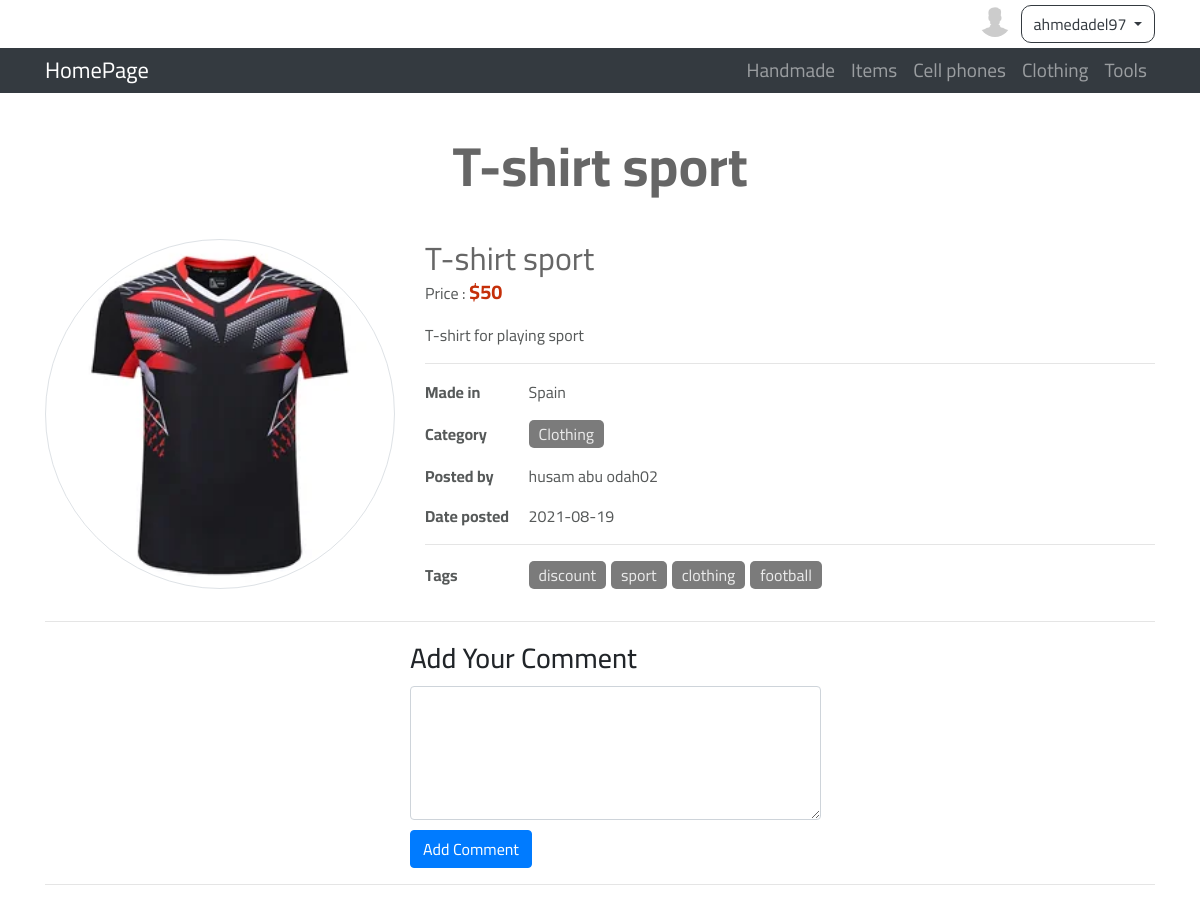
The page /items.php?itemid=25 (signed in) on the database its author committed.
### tables this page shows
CREATE TABLE `categories` (
  `ID` int(11) NOT NULL,
  `Name` varchar(255) NOT NULL,
  `Description` text NOT NULL,
  `parent` int(11) NOT NULL,
  `Ordering` int(11) DEFAULT NULL,
  `Visibility` tinyint(4) NOT NULL DEFAULT 0,
  `Allow_comment` tinyint(4) NOT NULL DEFAULT 0,
  `Allow_Ads` tinyint(4) NOT NULL DEFAULT 0
);

CREATE TABLE `items` (
  `Item_ID` int(11) NOT NULL,
  `Name` varchar(255) NOT NULL,
  `Description` text NOT NULL,
  `Price` varchar(255) NOT NULL,
  `Add_Date` date NOT NULL,
  `Country_Made` varchar(255) NOT NULL,
  `Image` varchar(255) NOT NULL,
  `Status` varchar(255) NOT NULL,
  `Approve` tinyint(4) NOT NULL DEFAULT 0,
  `Cat_ID` int(11) NOT NULL,
  `Member_ID` int(11) NOT NULL,
  `tags` varchar(255) NOT NULL
);

CREATE TABLE `users` (
  `UserID` int(11) NOT NULL COMMENT 'To Identify User',
  `Username` varchar(255) NOT NULL COMMENT 'Username To Login',
  `Password` varchar(255) NOT NULL COMMENT 'Password To Login',
  `Email` varchar(255) NOT NULL,
  `FullName` varchar(255) NOT NULL,
  `GroupID` int(11) NOT NULL DEFAULT 0 COMMENT 'Identify user Group',
  `RegStatus` int(11) NOT NULL DEFAULT 0 COMMENT 'User Approval',
  `Date` date NOT NULL DEFAULT current_timestamp(),
  `Avatar` varchar(255) NOT NULL
);

### init.php (called while the page is built, shortened)
<?php
include 'admin/connect.php';
$sessionUser = '';
if(isset($_SESSION['user'])) {
    $sessionUser = $_SESSION['user'];
}
$tpl    = 'includes/templates/';
$css    = 'layout/css/';
$lang 	= 'includes/languages/';
$func 	= 'includes/functions/';
include $func . 'functions.php';
include $lang . 'english.php';
include $tpl . 'header.php';

### includes/languages/english.php (called while the page is built)
<?php
    function lang($phrase) {
        static $lang = array (
            'DIRECTION'     => 'ltr',
            'Profile'      => 'My Profile',
            'New_Item'   => 'New Item' ,
            'My_Items'   => 'My Items' ,
            'LOGOUT'        => 'Logout',
            'HomePage'    => 'HomePage' ,
            'Handmade'    => 'Handmade' ,
            'Computers'         => 'Items' ,
            'Cell phones'       => 'Cell phones' ,
            'Clothing'      => 'Clothing' ,
            'Tools'    => 'Tools' ,
            'Samsung'          => 'Samsung',
            'Hammers' => 'Hammers',
            'iPhone mobiles'  => 'iPhone mobiles',
        );
        return $lang[$phrase];
    }

### includes/functions/functions.php (called while the page is built, shortened)
<?php
	function getAllFrom($field , $table ,$where = NULL , $and = NULL ,  $orderField , $ordering="DESC") {
		global $con;
		$getAll= $con->prepare("SELECT $field  FROM $table $where $and ORDER BY $orderField $ordering");
		$getAll->execute();
		$all = $getAll->fetchAll();
		return $all;
	}

### items.php (the view, shortened to what this page needs)
<?php
    include 'init.php';
    $itemid = isset($_GET['itemid']) && is_numeric($_GET['itemid']) ? intval($_GET['itemid']): 0;
    $stmt = $con->prepare("SELECT
                                items.* , categories.Name AS catogry_name , users.Username
                            FROM
                                items
                            INNER JOIN
                                categories
                            ON
                                items.Cat_ID = categories.ID
                            INNER JOIN
                                users
                            ON
                                items.Member_ID = users.UserID
                            WHERE
								Item_ID = ?
                            AND
                                Approve = 1");
    $stmt->execute(array($itemid));
    $count = $stmt->rowCount();
    if($count > 0) {
    $item = $stmt->fetch();
?>
    <h2 class="text-center"><?php echo $item['Name']?></h2>
    <div class="container">
        <div class="row">
            <div class="col-md-4">
                <?php echo '<img class="card-img-top img-fluid img-thumbnail rounded-circle d-block m-auto" src="layout/assets/' . $item["Image"] . '" alt="Card image">'; ?>
            </div>
            <div class="col-md-8 item-info">
                <h2 class="special-heading"><?php echo $item['Name']?></h2>
                <p class="price-color">Price  : <span>$<?php echo $item['Price']?></span></p>
                <p><?php echo $item['Description']?></p>
                <hr>
                <p><span>Made in </span> <?php echo ucfirst($item['Country_Made'])?></p>
                <p class="tags-items"><span>Category </span> <a href="categories.php?pageid=<?php echo $item['Cat_ID']?>"><?php echo $item['catogry_name']?></a></p>
                <p><span>Posted by </span> <?php echo $item['Username']?></p>
                <p><span>Date posted  </span> <?php echo $item['Add_Date']?></p>
                <hr>
                <p class="tags-items">
                    <span>Tags </span>
                    <?php
                        $alltags = explode("," , $item['tags']) ;
                        foreach($alltags as $tag) {
                            $tagWithoutSpace = str_replace(" ", "" , $tag);
                            $lowerTag = strtolower($tagWithoutSpace);
                            if(!empty($tag)) {
                                echo "<a href='tags.php?name={$lowerTag}'>" . $tag . '</a>';
                            }
                        }
                    ?>
                </p>
            </div>
        </div>
        <hr>
        <?php if(isset($_SESSION['user'])) {?>
            <div class="row">
                <div class="offset-md-4 add-comment">
                    <h3>Add Your Comment</h3>
                    <form action="<?php echo $_SERVER['PHP_SELF'] . '?itemid=' . $item['Item_ID']  ?>" method="POST">
                        <textarea class="form-control" name="comment" cols="50" rows="5" required aria-required="true" aria-label="comment"></textarea>
                        <input class="btn btn-primary" type="submit" value="Add Comment" role="button">
                    </form>
                </div>
            </div>
            <?php } else {
                echo 'Please <a href="login.php" role="button">Login</a> or <a href="login.php">Register</a> to add a comment';
            } ?>
        <hr>
    </div>
<?php
    } else {
        echo '<div class="container">';
            echo '<div class="alert alert-danger" role="alert">There\'s No such ID or this item Awaiting approval</div>';
        echo '</div>';
    }
    include $tpl . 'footer.php';
?>

### includes/templates/header.php (shortened to what this page needs)
<!DOCTYPE html>
<html dir="<?php echo lang('DIRECTION'); ?>" lang="en">
    <head>
        <link rel="stylesheet" href="https://pro.fontawesome.com/releases/v5.10.0/css/all.css"/>
        <link rel="stylesheet" href="https://maxcdn.bootstrapcdn.com/bootstrap/4.0.0/css/bootstrap.min.css">
        <link rel="stylesheet" href="<?php echo $css?>jquery-ui.min.css">
        <link rel="stylesheet" href="<?php echo $css?>jquery.selectBoxIt.css">
        <link rel="stylesheet" href="<?php echo $css?>frontend.css">
    </head>
    <body>
        <div class="upper-bar">
            <div class="container text-right">
                <?php
                    if(isset($_SESSION['user'])){ ?>
                    <?php
                        $getUser = $con->prepare("SELECT * FROM users WHERE Username = ?");
                        $getUser->execute(array($sessionUser));
                        $info = $getUser->fetch();
                        $userAvatar = $info['Avatar'];
                    ?>
                        <div class="btn-group my-info">
                            <?php
                                if(empty($userAvatar)){
                                    echo '<img class="rounded-circle" src="admin/uploads/avatars/default.png" alt = "Default image">';
                                } else {
                                    echo '<img class="rounded-circle" src="admin/uploads/avatars/' . $userAvatar . '" alt = "avatar image">';
                                }
                            ?>
                            <span class="btn btn-outline-dark dropdown-toggle" data-toggle="dropdown"> <?php echo $sessionUser?> </span>
                        </div>
                <?php
                    } else {
                ?>
                <a href="login.php">
                    <div class="text-right button-login" role="button">Login/Singup</div>
                </a>
                <?php } ?>
            </div>
        </div>
        <nav class="navbar navbar-expand-lg navbar-dark bg-dark">
            <div class="container">
                <a class="navbar-brand active" href="index.php"><?php echo lang('HomePage'); ?></a>
                <div class="collapse navbar-collapse" id="navbarSupportedContent">
                    <ul class="navbar-nav ml-auto">
                        <?php
                            $allCats = getAllFrom("*","categories","WHERE parent = 0" , "" , "ID" , "ASC");
                            foreach($allCats as $cat) {
                                echo '<li class="nav-item"><a class="nav-link" href="categories.php?pageid=' . $cat['ID'] . '" role="button">' . lang($cat['Name']) . '</a></li>';
                            }
                        ?>
                    </ul>
                </div>
            </div>
        </nav>

### layout/css/frontend.css (style rules this page uses)
body { background-color: #fff; font-family: 'Cairo', sans-serif; }
h2 { font-size: 55px; font-weight: bold; margin: 40px 0; color: #666; }
.form-control::placeholder { color: #cacaca; font-size: 14px; }
.row { margin-top: 20px; }
@media (min-width: 992px) { .navbar { padding: 0; } }
.navbar-dark .navbar-brand { font-size: 1.4rem; }
.nav-item { font-size: 1.2rem; }
.img-thumbnail { padding: .2rem; }
.upper-bar { padding: 5px; background-color: #FFF; }
.upper-bar .my-info img { width: 32px; height: 32px; }
.upper-bar .btn-outline-dark { margin-left: 10px; border-radius: 10px !important; }
.special-heading { font-size: 2em; margin: 0; font-weight: normal; }
.item-info p { color:#565959; }
.item-info p span { font-weight: bold; width: 100px; display: inline-block; }
.item-info .price-color span { color:#c52f09; font-weight: bold; font-size: 20px; }
.tags-items a { display: inline-block; background-color: #7b7b7b; padding: 2px 10px; border-radius: 5px; color: #eaeaea; margin-right: 5px }
.add-comment h3 { margin: 0 0 10px; }
.add-comment textarea { margin-bottom: 10px; }

### rows shown on the page
categories: Name "Handmade"
categories: Name "Items"
categories: Name "Cell phones"
categories: Name "Clothing"
categories: Name "Tools"
items: Name "T-shirt sport", Image (picture), Price "50", Description "T-shirt for playing sport", Country_Made "Spain", Cat_ID.Name "Clothing", Member_ID.Username "husam abu odah02", Add_Date "2021-08-19", tags "discount", tags "sport", tags "clothing", tags "football"

### other values the page prints
$sessionUser "ahmedadel97"
lang('HomePage') "HomePage"
